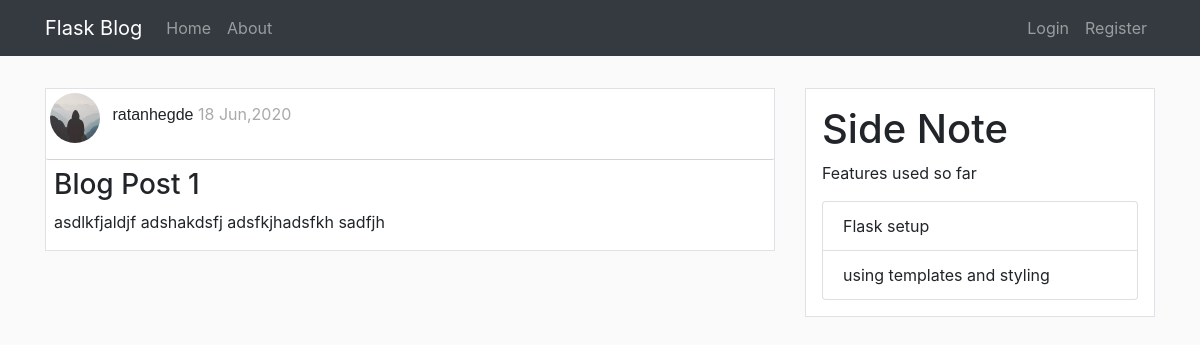
/post/1, run on the app's committed database.
### flaskBlog/models.py (models this page shows, shortened)
class User(db.Model, UserMixin):
    id = db.Column(db.Integer , primary_key = True)
    username = db.Column(db.String(20), unique=True , nullable=False)
    email = db.Column(db.String(120), unique=True , nullable=False)
    image_file = db.Column(db.String(20), nullable=False, default='default.jpg')
    password = db.Column(db.String(60), nullable=False)
    posts = db.relationship('Post', backref='author', lazy=True)

class Post(db.Model):
    id = db.Column(db.Integer , primary_key = True)
    title = db.Column(db.String(100), nullable=False)
    date_posted = db.Column(db.DateTime, nullable=False, default=datetime.utcnow)
    content = db.Column(db.Text, nullable=False)
    user_id = db.Column(db.Integer, db.ForeignKey('user.id'), nullable=False)

### flaskBlog/routes.py (the view)
@app.route("/post/<int:post_id>")
def post(post_id):
    post = Post.query.get_or_404(post_id)
    return render_template('post.html',title=post.title,post=post)

### flaskBlog/templates/post.html
{% extends 'layout.html' %}
{% block content %}
<div class="article border">
    <div class="post-metadata">
        <img class="rounded-circle mt-1 ml-1"
            src="{{ url_for('static',filename='profile_pics/'+post.author.image_file) }}" alt="" id="post_img">
        <span class="Postauthor ml-2">{{ post.author.username }}</span>
        <span class="Postdate mr-1"> {{ post.date_posted.strftime('%d %b,%Y') }}</span>
    </div>
    <h3 class="mt-2 ml-2 mr-2">{{ post.title }}</h3>
    <p class="ml-2">{{ post.content }}</p>
</div>
{% endblock %}

### flaskBlog/static/main.css (style rules this page uses)
body { background: #fafafa; }
.article { margin-top: 2rem; background-color: #ffffff; }
.Postauthor { font-family: sans-serif; font-weight: 300; }
.Postdate { color: darkgray; }
.post-metadata { padding-bottom: 1rem; border-bottom: 1px solid lightgray; border-radius: 2px; border-width: 80%; }
#post_img { height: 50px; width: 50px; }

### data on the page
User: image_file (picture), author.username "ratanhegde"
Post: date_posted "18 Jun,2020", title "Blog Post 1", content "asdlkfjaldjf adshakdsfj adsfkjhadsfkh sadfjh"
